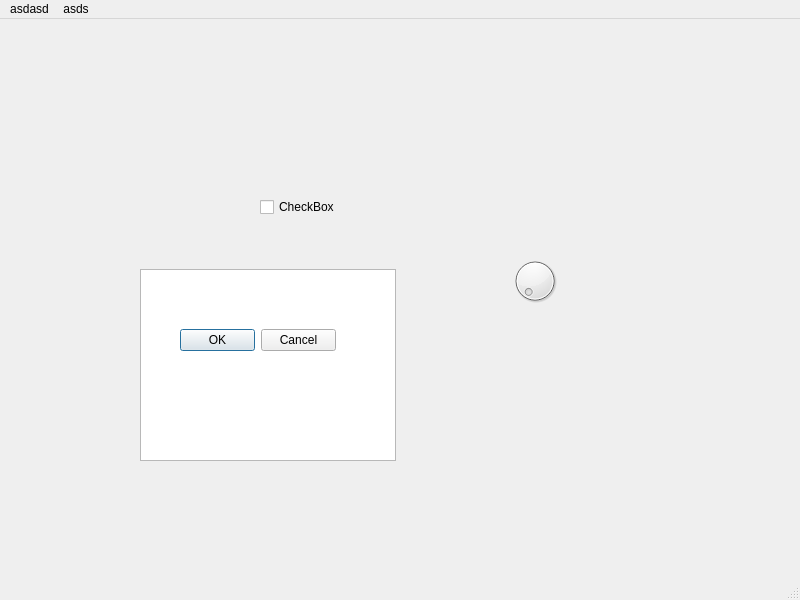
<?xml version="1.0" encoding="UTF-8"?>
<ui version="4.0">
 <class>MainWindow</class>
 <widget class="QMainWindow" name="MainWindow">
  <property name="geometry">
   <rect>
    <x>0</x>
    <y>0</y>
    <width>800</width>
    <height>600</height>
   </rect>
  </property>
  <property name="windowTitle">
   <string>MainWindow</string>
  </property>
  <widget class="QWidget" name="centralwidget">
   <widget class="QCheckBox" name="checkBox">
    <property name="geometry">
     <rect>
      <x>260</x>
      <y>180</y>
      <width>81</width>
      <height>16</height>
     </rect>
    </property>
    <property name="text">
     <string>CheckBox</string>
    </property>
   </widget>
   <widget class="QColumnView" name="columnView">
    <property name="geometry">
     <rect>
      <x>140</x>
      <y>250</y>
      <width>256</width>
      <height>192</height>
     </rect>
    </property>
   </widget>
   <widget class="QDialogButtonBox" name="buttonBox">
    <property name="geometry">
     <rect>
      <x>180</x>
      <y>310</y>
      <width>156</width>
      <height>23</height>
     </rect>
    </property>
    <property name="standardButtons">
     <set>QDialogButtonBox::Cancel|QDialogButtonBox::Ok</set>
    </property>
   </widget>
   <widget class="QDial" name="dial">
    <property name="geometry">
     <rect>
      <x>510</x>
      <y>230</y>
      <width>50</width>
      <height>64</height>
     </rect>
    </property>
   </widget>
  </widget>
  <widget class="QMenuBar" name="menubar">
   <property name="geometry">
    <rect>
     <x>0</x>
     <y>0</y>
     <width>800</width>
     <height>21</height>
    </rect>
   </property>
   <widget class="QMenu" name="menuasdasd">
    <property name="title">
     <string>asdasd</string>
    </property>
    <addaction name="separator"/>
    <addaction name="actionasdasd"/>
   </widget>
   <widget class="QMenu" name="menuasds">
    <property name="title">
     <string>asds</string>
    </property>
   </widget>
   <addaction name="menuasdasd"/>
   <addaction name="menuasds"/>
  </widget>
  <widget class="QStatusBar" name="statusbar"/>
  <action name="actionasdasd">
   <property name="text">
    <string>asdasd</string>
   </property>
  </action>
 </widget>
 <resources/>
 <connections/>
</ui>
